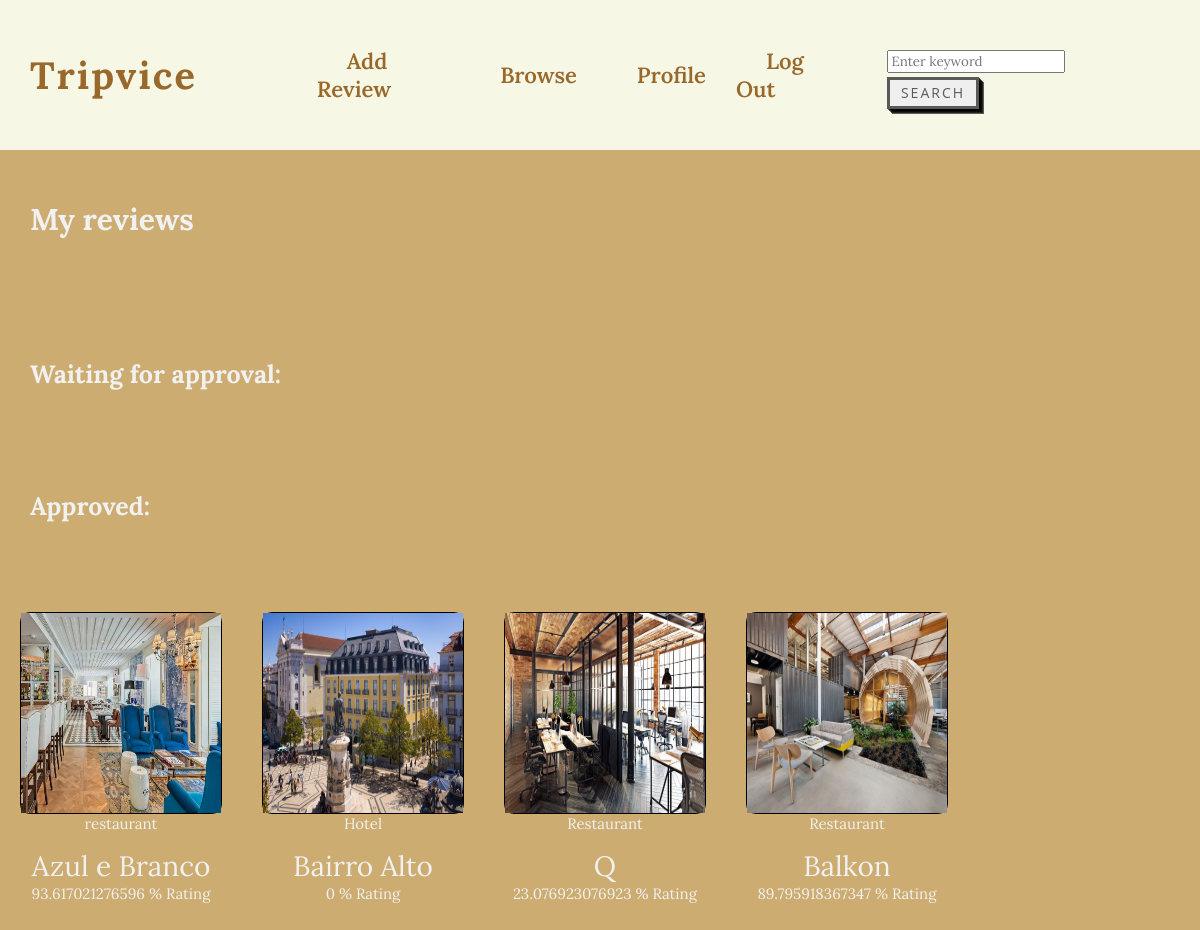
The app's page /pages/profile.php (signed in) with its own data.
### tables this page shows
CREATE TABLE `review` (
  `id` int(11) NOT NULL,
  `title` varchar(30) NOT NULL,
  `type` varchar(20) NOT NULL,
  `address` varchar(30) NOT NULL,
  `description` text NOT NULL,
  `likes` int(11) NOT NULL DEFAULT 0,
  `dislikes` int(11) NOT NULL DEFAULT 0,
  `approved` tinyint(1) NOT NULL DEFAULT 0,
  `user_id` int(11) NOT NULL,
  `filename` varchar(200) DEFAULT '',
  `image` blob NOT NULL
);

### pages/profile.php (the view, shortened to what this page needs)
<!DOCTYPE html>
<html>
    <head>
  <link href="../css/profile.css?<?=filemtime("../css/profile.css")?>" rel="stylesheet" type="text/css" />
    </head>
    <body>
            <?php
                  include("../connection.php");
                  include("../headers/alt_header.php");
            ?>
            <main id="main">
            <h2>My reviews</h2><br>
            <h4>Waiting for approval:</h4>
          <h4>Approved:</h4><br>
            <div class="container">
            <?php
                 $userid=$_SESSION['user_id'];
                 $sql = "SELECT *, review.id AS review_id, review.user_id AS author_id FROM review JOIN user ON review.user_id = user.id WHERE review.approved = 1 AND user.id = $userid";
                 $result=mysqli_query($link,$sql);
                 while($row=mysqli_fetch_assoc($result)){
                  $reviewId = $row['review_id'];
                  $authorId = $row['author_id'];
                   $likes=$row['likes'];
                   $dislikes=$row['dislikes'];
                   if($dislikes!=0 && $likes!=0){
                     $ratio=$likes/($likes+$dislikes)*100;
                   }else if($dislikes==0 && $likes!=0){
                     $ratio=100;
                   }
                   else{
                     $ratio=0;
                   }
                   if($userid == $authorId && $row['approved']==1){
                   ?>
                  <div class="review-box">
                   <div class="box">
                   <a href="../pages/review_page.php?id=<?php echo $reviewId;?>"><img src="../uploads/<?php echo $row['filename']?>" width=200px height="200px"></a>
                   </div>
                   <div class="info">
                     <p class="small-info"><?php echo $row['type']?> </p><br>
                     <a href="review_page.php" class="big-info"><?php echo $row['title']?></a><br>
                     <p class="small-info"><?php echo $ratio ?> % Rating</p><br>
                   </div>
                   </div>
           <?php }} ?>
            </div>
    </body>
</html>

### css/profile.css (style rules this page uses)
* { font-family: 'Lora', serif; list-style: none; }
body { margin: 0; padding: 0; position: relative; background: #bd9244c2; }
h2 { color:#f1f1f1; margin:50px 30px; font-size: 30px; }
h4 { color:#f1f1f1; margin:50px 30px; font-size: 25px; }
.container { display: flex; flex-wrap: wrap; }
.box { display: flex; width: 200px; height: 200px; background-color: #f1f1f1; margin: 20px; border-radius: 10px; text-align: center; line-height: 150px; border:solid 1px; }
.review-box { display: flex; flex-direction: column; }
.info { display: flex; flex-direction: column; justify-content: center; align-items: center; }
.info p { color:#f1f1f1; margin-top:-20px; font-size: 15px; }
.info .big-info { color:#f1f1f1; margin-top:-20px; font-size: 28px; text-decoration:none; }

### records on screen
review: filename (picture), type "restaurant", title "Azul e Branco", ratio "93.617021276596"
review: filename (picture), type "Hotel", title "Bairro Alto", dislikes "0"
review: filename (picture), type "Restaurant", title "Q", ratio "23.076923076923"
review: filename (picture), type "Restaurant", title "Balkon", ratio "89.795918367347"
